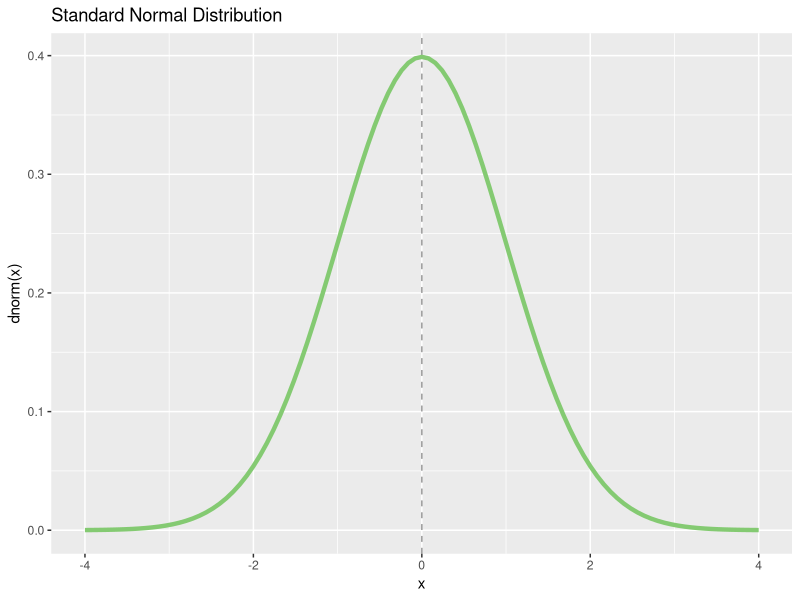
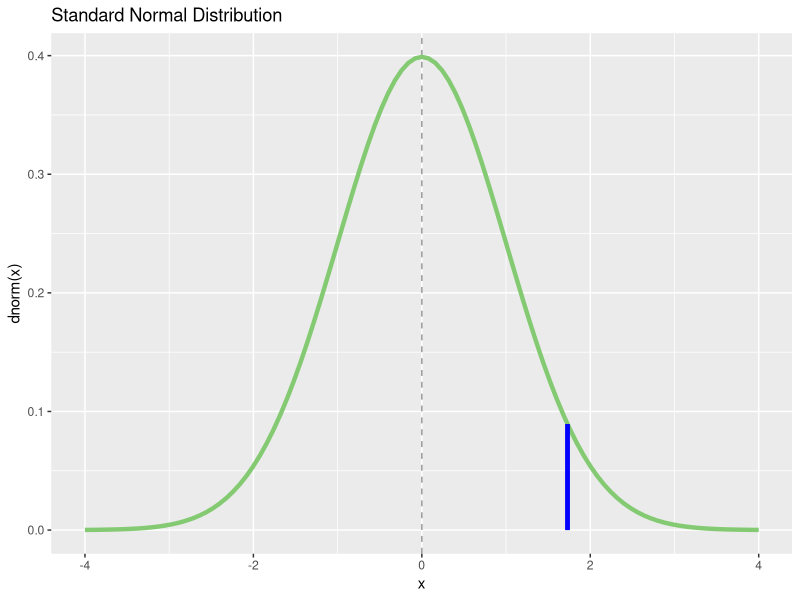
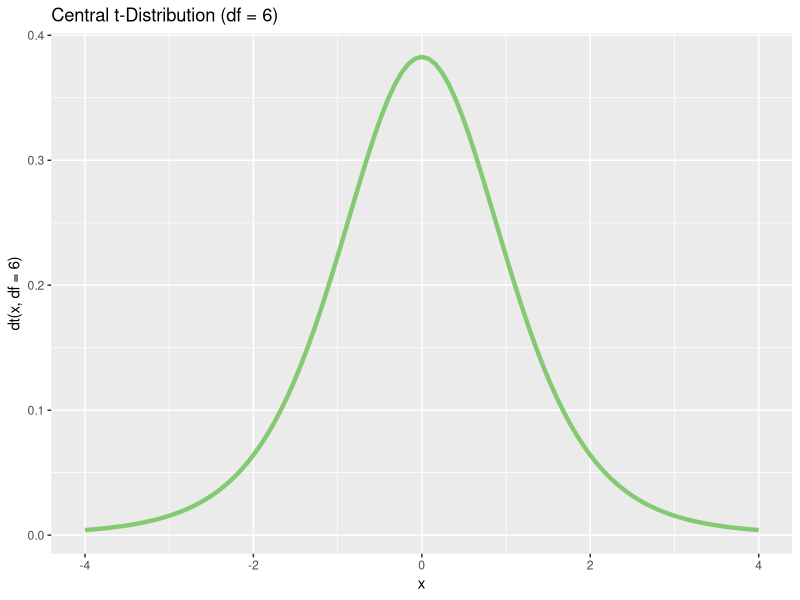
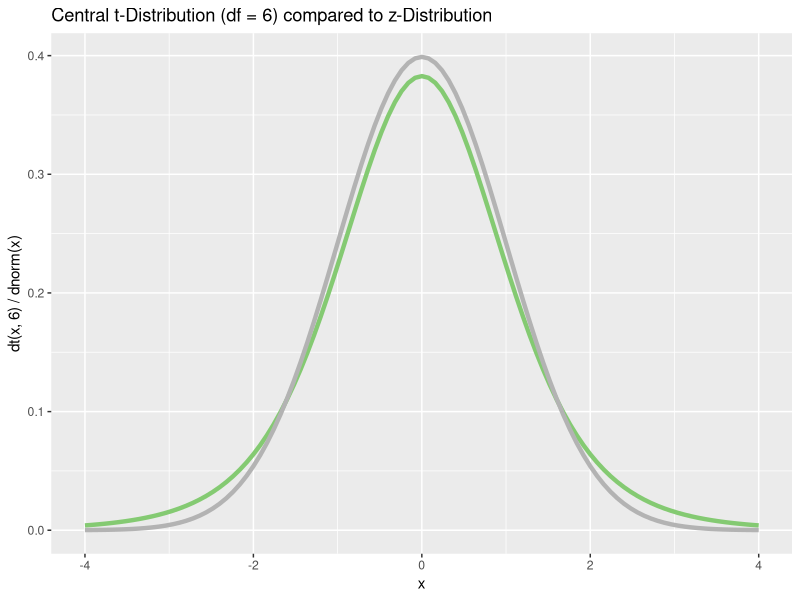
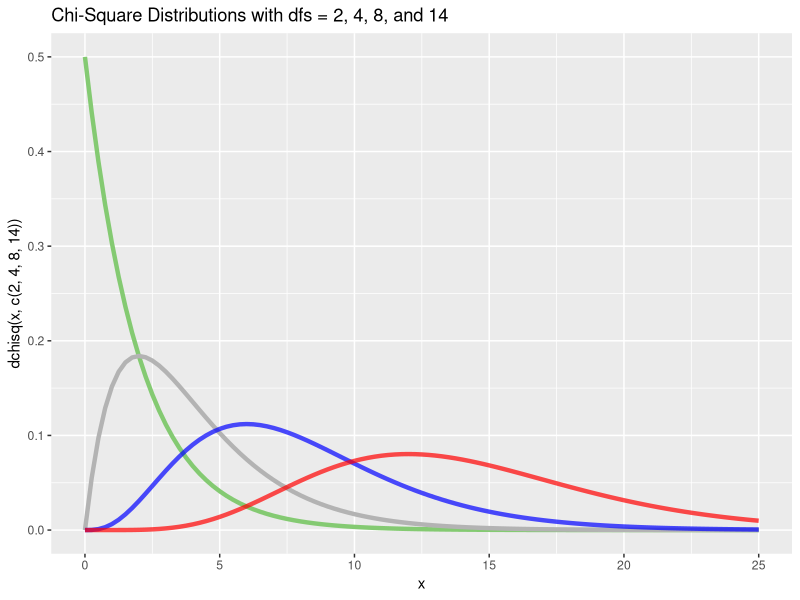

The R script that drew these images, in order:
## ---- chunk 1
#| echo: false
#| output: false
library(tidyverse)
## ---- chunk 2
pnorm(q = -1.73)
## ---- chunk 3
# this is 1-p
pnorm(1.645)
## ---- chunk 4
# this is p
pnorm(1.645, lower.tail = FALSE)
## ---- chunk 5
# 2-tailed p-value for a negative z-score
2 * pnorm(-1.73)
## ---- chunk 6
# 2-tailed p-value for a negative z-score
2 * pnorm(1.73, lower.tail = FALSE)
## ---- chunk 7
2*(1 - pnorm(1.73))
## ---- chunk 8
IQ_Scores <- c(74, 87, 100, 110, 128, 142)
pnorm(q = IQ_Scores, mean = 100, sd = 15)
## ---- chunk 9
# Probability of IQ-scores between 130 and 140
pnorm(140, mean = 100, sd = 15) - pnorm(130, mean = 100, sd = 15)
## ---- chunk 10
# two-tailed test, alpha = 0.01, lower critical value 
qnorm(p = 0.005) 
## ---- chunk 11
# two-tailed test, alpha = 0.01, upper critical value 
qnorm(p = 0.995) 
## ---- chunk 12
# two-tailed test, alpha = 0.05, lower critical value 
qnorm(p = 0.025)
## ---- chunk 13
# two-tailed test, alpha = 0.05, upper critical value 
qnorm(p = 0.975)
## ---- chunk 14
deciles <- seq(0, 1, by = 0.1)
qnorm(p = deciles, mean = 100, sd = 15)
## ---- chunk 15
1/(sqrt(2*pi))
## ---- chunk 16
dnorm(x = 0)
## ---- chunk 17
1/(sqrt(2*pi*exp(1)))
## ---- chunk 18
dnorm(1)
## ---- chunk 19
p <- tibble(x = c(-4, 4)) %>%
    ggplot(aes(x = x)) +
    geom_vline(xintercept = 0,
               linetype = "dashed",
               alpha = 0.4) +
    stat_function(fun = dnorm,
                  color = "#84CA72",
                  linewidth = 1.5) +
    ggtitle("Standard Normal Distribution") +
    xlab("x") +
    ylab("dnorm(x)")
p
## ---- chunk 20
my_z <- 1.73
p_value <- round(pnorm(my_z, lower.tail = FALSE), 3)

# reuse the plot from above
p + geom_segment(
    aes(
        x = my_z,
        y = 0,
        xend = my_z,
        yend = (dnorm(my_z))
    ),
    color = "blue",
    linewidth = 1.5
)
## ---- chunk 21
set.seed(12345)
r_IQ_scores <- rnorm(n = 22, mean = 100, sd = 15)
r_IQ_scores
## ---- chunk 22
c(mean(r_IQ_scores), sd(r_IQ_scores))
## ---- chunk 23
pt(q = -1.73, df = 6)
## ---- chunk 24
pt(1.73, df = 6, lower.tail = FALSE)
## ---- chunk 25
# 2-tailed p-value for a negative t
2 * pt(-1.73, df = 6)
## ---- chunk 26
# 2-tailed p-value for a negative t
2 * pt(1.73, df = 6, lower.tail = FALSE)
## ---- chunk 27
my_ps <- c(0.6, 0.8, 0.9, 0.95, 0.975, 0.99, 0.995)
qt(my_ps, df = 6)
## ---- chunk 28
p <- tibble(x = c(-4, 4)) %>%
    ggplot(aes(x = x))

p + stat_function(
    fun = dt,
    args = list(df = 6),
    color = "#84CA72",
    linewidth = 1.5
) +
    ggtitle("Central t-Distribution (df = 6)") +
    xlab("x") +
    ylab("dt(x, df = 6)")
## ---- chunk 29
p <- tibble(x = c(-4, 4)) %>%
    ggplot(aes(x = x))

p + stat_function(
    fun = dt,
    args = list(df = 6),
    color = "#84CA72",
    linewidth = 1.5
) +
    stat_function(fun = dnorm,
                  color = "grey70",
                  linewidth = 1.5) +
    ggtitle("Central t-Distribution (df = 6) compared to z-Distribution") +
    xlab("x") +
    ylab("dt(x, 6) / dnorm(x)")
## ---- chunk 30
pchisq(q = 4.86, df = 2, lower.tail = FALSE)
## ---- chunk 31
my_dfs <- 1:5
round(qchisq(0.95, df = my_dfs), 2)
## ---- chunk 32
p <- tibble(x = c(0, 25)) %>%
    ggplot(aes(x = x))

p + stat_function(
    fun = dchisq,
    args = list(df = 2),
    color = "#84CA72",
    linewidth = 1.5
) +
    stat_function(
        fun = dchisq,
        args = list(df = 4),
        color = "grey70",
        size = 1.5
    ) +
    stat_function(
        fun = dchisq,
        args = list(df = 8),
        color = "blue",
        size = 1.5,
        alpha = 0.7
    ) +
    stat_function(
        fun = dchisq,
        args = list(df = 14),
        color = "red",
        size = 1.5,
        alpha = 0.7
    ) +
    ggtitle("Chi-Square Distributions with dfs = 2, 4, 8, and 14") +
    xlab("x") +
    ylab("dchisq(x, c(2, 4, 8, 14))")
## ---- chunk 33
pf(q = 3.89, df1 = 2, df2 = 40, lower.tail = FALSE)
## ---- chunk 34
qf(c(0.95, 0.99), df1 = 2, df2 = 40)
## ---- chunk 35
p <- tibble(x = c(0, 5)) %>%
    ggplot(aes(x = x)) +
    stat_function(
        fun = df,
        args = list(df1 = 2, df2 = 40),
        color = "#84CA72",
        linewidth = 1.5
    ) +
    stat_function(
        fun = df,
        args = list(df1 = 5, df2 = 80),
        color = "grey70",
        size = 1.5
    ) +
    stat_function(
        fun = df,
        args = list(df1 = 8, df2 = 120),
        color = "blue",
        size = 1.5,
        alpha = 0.7
    ) +
    ggtitle("F-Distributions with df1 = 2, 5, 8 and df2 = 40, 80, 120") +
    xlab("x") +
    ylab("df(x, c(2, 5, 8), c(40, 80, 120))")
